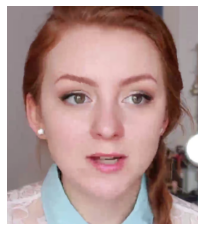
#> input picture final/test_img.png, 204 x 231 px
$ jupyter execute Old_dct_detect_QuanEn.ipynb
#> lines starting #> are read from the running program, lines starting #| are printed output that depends on the picture
#> further down, im is the input picture: shape (231, 204, 3); mean B, G, R 147.2, 150, 177.9
[cell 1]
import numpy as np
from numpy import array, zeros

from scipy.fftpack import dct, idct

import cv2
import matplotlib.pyplot as plt

[cell 2]
class DCT_DETECT(object):

    def __init__(self):
        pass

    def main(self, img):
        rgb_img = self.BGR2RGB(img)
        padd_img = self.ZeroPad(rgb_img)
        blocks_img = self.Split2Blocks(padd_img)
        dct_blocks = self.DctBlocks(blocks_img)
        blocks_zigzag_result = self.BlocksZigZag(dct_blocks)
        beta_result = self.BetaEstimate(blocks_zigzag_result)
        return beta_result

    def BGR2RGB(self, img):
        return img[:,:,::-1]

    def ZeroPad(self, img):
        height = img.shape[0]
#> height = 231
        width = img.shape[1]
#> width = 204
        # padding image to (8 \times c1, 8 \times c2)
        new_height = height + (8 - (height % 8))
#> new_height = 232
        new_width = width + (8 - (width % 8))
#> new_width = 208
        result = zeros((new_height, new_width, 3), dtype=np.uint8)
        result[:height,:width,:] = img
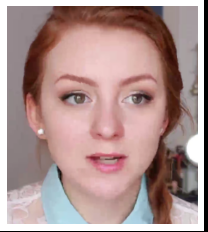
#> result: shape (232, 208, 3); mean R, G, B 173.7, 146.5, 143.7
        return result

    def Split2Blocks(self, img):
        yLen = img.shape[0] // 8
#> yLen = 29
        xLen = img.shape[1] // 8
#> xLen = 26
        blocks = zeros((yLen, xLen, 8, 8, 3), dtype=np.uint8)
        for y in range(yLen):
            for x in range(xLen):
                blocks[y][x] = img[y*8:(y+1)*8, x*8:(x+1)*8]
        return array(blocks)


    def DctBlocks(self, blocks):
        xLen = blocks.shape[1]
#> xLen = 26
        yLen = blocks.shape[0]
#> yLen = 29
        result = zeros((yLen, xLen, 8, 8, 3))
        for y in range(yLen):
            for x in range(xLen):
                d = zeros((8, 8, 3))
                for i in range(3):
                    block = blocks[y][x][:,:,i]
                    d[:,:,i] = dct(dct(block.T, norm = 'ortho').T, norm = 'ortho')
                result[y][x] = d
        return result

    def ZigZag(self, block):
        lines=[[] for i in range(8+8-1)]
        for y in range(8):
            for x in range(8):
                i = y + x
                if(i % 2 == 0):
                    lines[i].insert(0, block[y][x])
                else:
                    lines[i].append(block[y][x])
        return array([coefficient for line in lines for coefficient in line])

    def BlocksZigZag(self, blocks):
        xLen = blocks.shape[1]
#> xLen = 26
        yLen = blocks.shape[0]
#> yLen = 29
        zz = zeros(xLen * yLen * 3, dtype=object)
        for y in range(yLen):
            for x in range(xLen):
                for i in range(3):
                    zz[y * xLen * 3 + x * 3 + i] = self.ZigZag(blocks[y,x,:,:,i])
        return zz

    def BetaEstimate(self, blocks_zigzag_result):
        return np.abs(np.stack(blocks_zigzag_result)).mean(axis=0)[1:] # only return AC

[cell 3]
im = cv2.imread("test_img.png")

[cell 4]
plt.imshow(im[:,:,::-1])
plt.axis("off")
plt.show()

[cell 5]
my_dct_detect = DCT_DETECT()

[cell 6]
my_dct_detect.main(im)
#> Out = 63 values, max 99.16 at index 0, min 0.281 at index 62, mean 7.42
